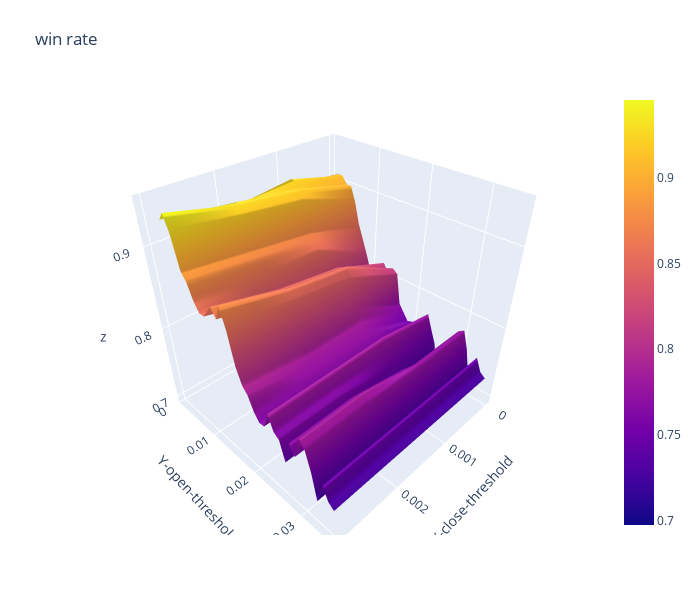

Here is the notebook cell this chart was saved with:
### Code cell
import plotly.graph_objects as go

x_data = df_win_rate.columns.to_list() # close threshold

y_data = df_win_rate.index.to_list() # open threshold

z_data = df_win_rate.copy(deep=True) # win rate

fig = go.Figure(data=[go.Surface(z=z_data.values,x=x_data,y=y_data)])

fig.update_layout(title="win rate", # 标题
                  autosize=False,  # 尺度自动缩放
                  width=700,  # 长宽
                  height=600,
                  margin=dict(l=65,r=50,b=65,t=90),  # 4个位置的距离
                  scene=dict(xaxis_title='X-close-threshold',yaxis_title='Y-open-threshold')
                 )

fig.show()

### Figure 1 — Plotly figure (JSON) as saved in the notebook; plotly's stock layout.template omitted (floating-point values rounded to 4 significant figures; data arrays with more than 128 entries replaced by an {"elided": "..."} marker saying what was removed)
{"data": [{"type": "surface", "x": [0, 0.001, 0.002, 0.003], "y": [0.001, 0.002, 0.003, 0.004, 0.005, 0.006, 0.007, 0.008, 0.009, 0.01, 0.011, 0.012, 0.013, 0.014, 0.015, 0.016, 0.017, 0.018, 0.019, 0.02, 0.021, 0.022, 0.023, 0.024, 0.025, 0.026, 0.027, 0.028, 0.029, 0.03, 0.031, 0.032, 0.033, 0.034, 0.035], "z": {"elided": "35x4 float values"}}], "layout": {"autosize": false, "height": 600, "margin": {"b": 65, "l": 65, "r": 50, "t": 90}, "scene": {"xaxis": {"title": {"text": "X-close-threshold"}}, "yaxis": {"title": {"text": "Y-open-threshold"}}}, "title": {"text": "win rate"}, "width": 700}}
